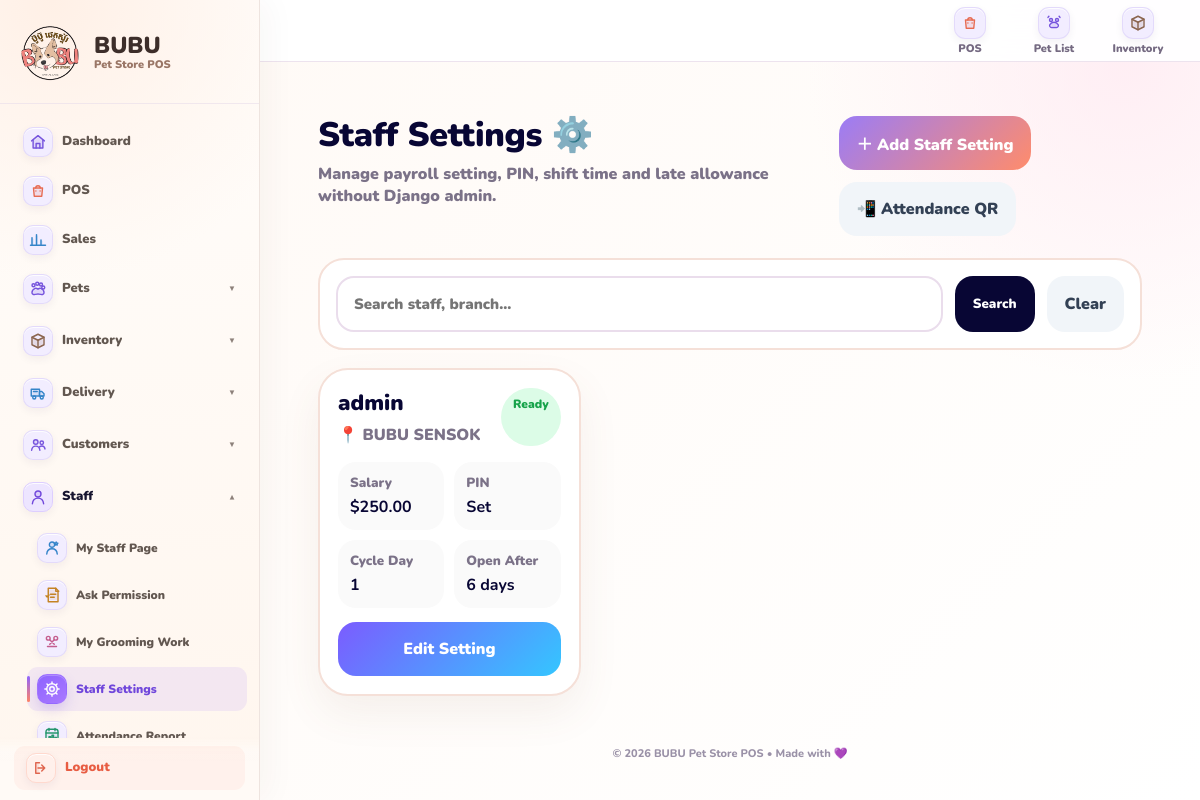
/staffs/settings/ (signed in), run on an earlier commit of the app's database.
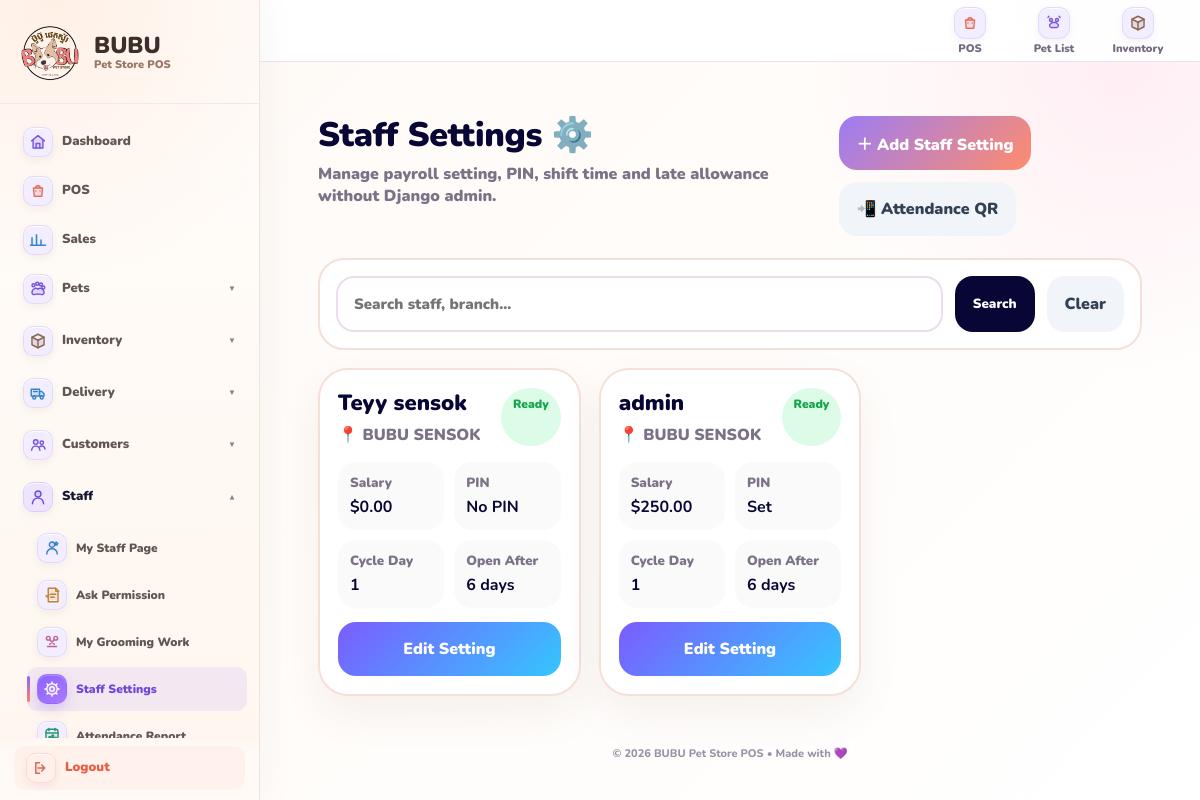
And on a later commit of the database.
### users/models.py (models this page shows, shortened)
class StaffProfile(models.Model):
    user = models.OneToOneField(
        User,
        on_delete=models.CASCADE,
        related_name="staff_profile",
    )
    branch = models.ForeignKey(
        Branch,
        on_delete=models.PROTECT,
        null=True,
        blank=True,
        related_name="staff_profiles",
    )
    created_at = models.DateTimeField(auto_now_add=True)
    updated_at = models.DateTimeField(auto_now=True)
    class Meta:
        verbose_name = "Staff Profile"
        verbose_name_plural = "Staff Profiles"

### inventory/models.py (models this page shows, shortened)
class Branch(models.Model):
    name = models.CharField(max_length=100, unique=True)
    is_active = models.BooleanField(default=True)
    payment_qr_image = models.ImageField(
        upload_to="branch_payment_qr/",
        blank=True,
        null=True,
        help_text="Upload the payment QR image used by this branch.",
    )
    payment_qr_label = models.CharField(
        max_length=100,
        blank=True,
        default="Scan to pay",
        help_text="Text shown below the QR on the customer display.",
    )
    payment_qr_updated_at = models.DateTimeField(
        null=True,
        blank=True,
    )
    customer_display_payment_event_id = models.PositiveBigIntegerField(
        default=0,
    )
    customer_display_payment_amount = models.DecimalField(
        max_digits=12,
        decimal_places=2,
        default=0,
    )
    customer_display_payment_at = models.DateTimeField(
        null=True,
        blank=True,
    )
    latitude = models.DecimalField(
        max_digits=10,
        decimal_places=7,
        null=True,
        blank=True,
        help_text="Branch GPS latitude.",
    )
    longitude = models.DecimalField(
        max_digits=10,
        decimal_places=7,
        null=True,
        blank=True,
        help_text="Branch GPS longitude.",
    )
    allowed_radius_meters = models.PositiveIntegerField(
        default=150,
        help_text="Allowed distance from branch for attendance scan.",
    )

### staffs/models.py (models this page shows, shortened)
class StaffPayrollSetting(models.Model):
    staff = models.OneToOneField(
        StaffProfile,
        on_delete=models.CASCADE,
        related_name="payroll_setting",
    )
    base_salary = models.DecimalField(max_digits=10, decimal_places=2, default=0)
    start_work_date = models.DateField(default=timezone.localdate)
    salary_cycle_start_day = models.PositiveIntegerField(
        default=1,
        help_text="Example: 5 means salary cycle is 5th this month to 4th next month.",
    )
    salary_open_after_days = models.PositiveIntegerField(
        default=6,
        help_text="Example: period ends on 4th, open after 6 days = 10th.",
    )
    attendance_pin = models.CharField(
        max_length=20,
        blank=True,
        help_text="PIN staff enters after scanning branch QR.",
    )
    commission_enabled = models.BooleanField(default=True)
    default_commission_rate = models.DecimalField(
        max_digits=5,
        decimal_places=2,
        default=5,
        help_text="Example: 5 means 5%.",
    )
    late_deduction_per_day = models.DecimalField(max_digits=10, decimal_places=2, default=0)
    absent_deduction_per_day = models.DecimalField(max_digits=10, decimal_places=2, default=0)
    allowed_day_off_per_month = models.PositiveIntegerField(default=3)
    unused_day_off_bonus_per_day = models.DecimalField(max_digits=10, decimal_places=2, default=0)
    over_day_off_deduction_per_day = models.DecimalField(max_digits=10, decimal_places=2, default=0)
    no_late_bonus = models.DecimalField(max_digits=10, decimal_places=2, default=10)
    allowed_late_times = models.PositiveIntegerField(default=3)
    pet_sale_commission_rate = models.DecimalField(
        max_digits=5,
        decimal_places=2,
        default=5,
        help_text="Pet sale commission percentage. Example: 5 means 5%.",
    )
    grooming_commission_rate = models.DecimalField(
        max_digits=5,
        decimal_places=2,
        default=5,
        help_text="Grooming commission percentage. Example: 5 means 5%.",
    )
    is_active = models.BooleanField(default=True)
    note = models.TextField(blank=True)
    created_at = models.DateTimeField(auto_now_add=True)
    @property
    def branch(self):
        return getattr(self.staff, "branch", None)

### staffs/views.py (the view, shortened to what this page needs)
@login_required
def staff_setting_list(request):
    if not request.user.has_perm("auth.view_user"):
        messages.error(request, "You do not have permission to manage staff settings.")
        return redirect("staff_my_dashboard")
    q = request.GET.get("q", "").strip()
    staffs = (
        StaffProfile.objects
        .select_related("user", "branch", "payroll_setting")
        .prefetch_related("payroll_shifts")
        .order_by("branch__name", "user__username")
    )
    return render(request, "staffs/staff_setting_list.html", {
        "staffs": staffs,
        "q": q,
    })

### templates/staffs/staff_setting_list.html (shortened to what this page needs)
{% extends "base.html" %}
{% load static %}
{% block content %}
<div class="setting-page">
    <div class="page-top">
        <div>
            <h1>Staff Settings ⚙️</h1>
            <p>Manage payroll setting, PIN, shift time and late allowance without Django admin.</p>
        </div>
        <div class="top-actions">
            <a href="{% url 'staff_setting_create' %}" class="main-btn">＋ Add Staff Setting</a>
            <a href="{% url 'staff_qr_list' %}" class="soft-btn">📲 Attendance QR</a>
        </div>
    </div>
    <form method="get" class="filter-card">
        <input type="text" name="q" value="{{ q|default:'' }}" placeholder="Search staff, branch...">
        <button type="submit">Search</button>
        <a href="{% url 'staff_setting_list' %}">Clear</a>
    </form>
    <div class="setting-grid">
        {% for staff in staffs %}
            <div class="staff-card">
                <div class="staff-head">
                    <div>
                        <h2>{{ staff.user.get_full_name|default:staff.user.username }}</h2>
                        <p>
                            {% if staff.branch %}
                                📍 {{ staff.branch.name }}
                            {% else %}
                                📍 No Branch
                            {% endif %}
                        </p>
                    </div>
                    {% if staff.payroll_setting %}
                        <span class="ok">Ready</span>
                    {% else %}
                        <span class="bad">No Setting</span>
                    {% endif %}
                </div>
                {% if staff.payroll_setting %}
                    <div class="info-grid">
                        <div>
                            <small>Salary</small>
                            <b>${{ staff.payroll_setting.base_salary|floatformat:2 }}</b>
                        </div>
                        <div>
                            <small>PIN</small>
                            <b>
                                {% if staff.payroll_setting.attendance_pin %}
                                    Set
                                {% else %}
                                    No PIN
                                {% endif %}
                            </b>
                        </div>
                        <div>
                            <small>Cycle Day</small>
                            <b>{{ staff.payroll_setting.salary_cycle_start_day }}</b>
                        </div>
                        <div>
                            <small>Open After</small>
                            <b>{{ staff.payroll_setting.salary_open_after_days }} days</b>
                        </div>
                    </div>
                {% else %}
                    <p class="warn-text">Payroll setting not created yet. Staff cannot scan attendance until setting is created.</p>
                {% endif %}
                <a href="{% url 'staff_setting_edit' staff.id %}" class="edit-btn">
                    Edit Setting
                </a>
            </div>
        {% empty %}
            <div class="empty-box">
                <h2>No staff found</h2>
            </div>
        {% endfor %}
    </div>
</div>
{% endblock %}

What changed in the data, as far as the page shows it:
added StaffProfile: user.get_full_name "Teyy sensok", branch.name "BUBU SENSOK", shows "Ready", payroll_setting.base_salary "0.00", shows "No PIN", payroll_setting.salary_cycle_start_day "1", payroll_setting.salary_open_after_days "6"
